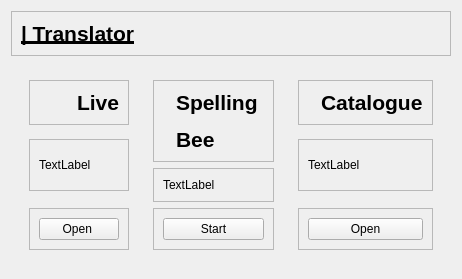
         <widget class="QWidget" name="Translator">
          <layout class="QVBoxLayout" name="verticalLayout_23">
           <item alignment="Qt::AlignTop">
            <widget class="QFrame" name="UpperTranslatorFrame">
             <property name="frameShape">
              <enum>QFrame::StyledPanel</enum>
             </property>
             <property name="frameShadow">
              <enum>QFrame::Raised</enum>
             </property>
             <layout class="QVBoxLayout" name="verticalLayout_24">
              <item>
               <widget class="QLabelThemed" name="label">
                <property name="text">
                 <string>&lt;html&gt;&lt;head/&gt;&lt;body&gt;&lt;p&gt;&lt;span style=" font-size:16pt; font-weight:700; text-decoration: underline;"&gt;| Translator&lt;/span&gt;&lt;/p&gt;&lt;/body&gt;&lt;/html&gt;</string>
                </property>
               </widget>
              </item>
             </layout>
            </widget>
           </item>
           <item>
            <widget class="QWidget" name="MainTranslatorWidget" native="true">
             <property name="sizePolicy">
              <sizepolicy hsizetype="Preferred" vsizetype="Expanding">
               <horstretch>0</horstretch>
               <verstretch>0</verstretch>
              </sizepolicy>
             </property>
             <layout class="QHBoxLayout" name="horizontalLayout_13">
              <item>
               <widget class="QWidget" name="LiveTranslationWidget" native="true">
                <layout class="QVBoxLayout" name="verticalLayout_10">
                 <item alignment="Qt::AlignTop">
                  <widget class="QFrame" name="LiveTranslationTop">
                   <property name="frameShape">
                    <enum>QFrame::StyledPanel</enum>
                   </property>
                   <property name="frameShadow">
                    <enum>QFrame::Raised</enum>
                   </property>
                   <layout class="QHBoxLayout" name="horizontalLayout_10">
                    <item alignment="Qt::AlignHCenter|Qt::AlignVCenter">
                     <widget class="QLabelThemed" name="livecameradisplay">
                      <property name="sizePolicy">
                       <sizepolicy hsizetype="Preferred" vsizetype="Preferred">
                        <horstretch>0</horstretch>
                        <verstretch>0</verstretch>
                       </sizepolicy>
                      </property>
                      <property name="lineWidth">
                       <number>0</number>
                      </property>
                      <property name="text">
                       <string />
                      </property>
                      <property name="pixmap">
                       <pixmap resource="../qss/icons/Icons.qrc">:/icons/png2svg/Camera.svg</pixmap>
                      </property>
                      <property name="scaledContents">
                       <bool>true</bool>
                      </property>
                      <property name="indent">
                       <number>1</number>
                      </property>
                     </widget>
                    </item>
                    <item>
                     <widget class="QLabelThemed" name="livelabel">
                      <property name="text">
                       <string>&lt;html&gt;&lt;head/&gt;&lt;body&gt;&lt;p&gt;&lt;span style=" font-size:16pt; font-weight:700;"&gt;Live&lt;/span&gt;&lt;/p&gt;&lt;/body&gt;&lt;/html&gt;</string>
                      </property>
                     </widget>
                    </item>
                   </layout>
                  </widget>
                 </item>
                 <item>
                  <widget class="QFrame" name="LiveTranslationInfo">
                   <property name="frameShape">
                    <enum>QFrame::StyledPanel</enum>
                   </property>
                   <property name="frameShadow">
                    <enum>QFrame::Raised</enum>
                   </property>
                   <layout class="QVBoxLayout" name="verticalLayout_12">
                    <item>
                     <widget class="QLabelThemed" name="LiveTranDescription">
                      <property name="text">
                       <string>TextLabel</string>
                      </property>
                     </widget>
                    </item>
                   </layout>
                  </widget>
                 </item>
                 <item alignment="Qt::AlignBottom">
                  <widget class="QFrame" name="LiveTranslationBottom">
                   <property name="toolTip">
                    <string>Open Live</string>
                   </property>
                   <property name="frameShape">
                    <enum>QFrame::StyledPanel</enum>
                   </property>
                   <property name="frameShadow">
                    <enum>QFrame::Raised</enum>
                   </property>
                   <layout class="QVBoxLayout" name="verticalLayout_11">
                    <item>
                     <widget class="QPushButtonThemed" name="StartLiveTranslationbutton">
                      <property name="text">
                       <string>Open </string>
                      </property>
                      <property name="iconSize">
                       <size>
                        <width>24</width>
                        <height>24</height>
                       </size>
                      </property>
                     </widget>
                    </item>
                   </layout>
                  </widget>
                 </item>
                </layout>
               </widget>
              </item>
              <item>
               <widget class="QWidget" name="SpellingBeeWidget" native="true">
                <layout class="QVBoxLayout" name="verticalLayout_13">
                 <item alignment="Qt::AlignTop">
                  <widget class="QFrame" name="BeeTopFrame">
                   <property name="frameShape">
                    <enum>QFrame::StyledPanel</enum>
                   </property>
                   <property name="frameShadow">
                    <enum>QFrame::Raised</enum>
                   </property>
                   <layout class="QHBoxLayout" name="horizontalLayout_11">
                    <item>
                     <widget class="QLabelThemed" name="label_4">
                      <property name="text">
                       <string />
                      </property>
                      <property name="pixmap">
                       <pixmap resource="../qss/icons/Icons.qrc">:/icons/png2svg/SpellingBee.svg</pixmap>
                      </property>
                     </widget>
                    </item>
                    <item>
                     <widget class="QLabelThemed" name="label_2">
                      <property name="text">
                       <string>&lt;html&gt;&lt;head/&gt;&lt;body&gt;&lt;p&gt;&lt;span style=" font-size:16pt; font-weight:700;"&gt;Spelling &lt;/span&gt;&lt;/p&gt;&lt;p&gt;&lt;span style=" font-size:16pt; font-weight:700;"&gt;       Bee&lt;/span&gt;&lt;/p&gt;&lt;/body&gt;&lt;/html&gt;</string>
                      </property>
                     </widget>
                    </item>
                   </layout>
                  </widget>
                 </item>
                 <item>
                  <widget class="QFrame" name="BeeInfoFrame">
                   <property name="frameShape">
                    <enum>QFrame::StyledPanel</enum>
                   </property>
                   <property name="frameShadow">
                    <enum>QFrame::Raised</enum>
                   </property>
                   <layout class="QVBoxLayout" name="verticalLayout_22">
                    <item>
                     <widget class="QLabelThemed" name="BeeTranDescription">
                      <property name="text">
                       <string>TextLabel</string>
                      </property>
                     </widget>
                    </item>
                   </layout>
                  </widget>
                 </item>
                 <item alignment="Qt::AlignBottom">
                  <widget class="QFrame" name="BeeTranBottomFrame">
                   <property name="frameShape">
                    <enum>QFrame::StyledPanel</enum>
                   </property>
                   <property name="frameShadow">
                    <enum>QFrame::Raised</enum>
                   </property>
                   <layout class="QVBoxLayout" name="verticalLayout_20">
                    <item>
                     <widget class="QPushButtonThemed" name="StartSpellingBeeButton">
                      <property name="toolTip">
                       <string>Start Spelling Bee</string>
                      </property>
                      <property name="text">
                       <string>Start</string>
                      </property>
                      <property name="iconSize">
                       <size>
                        <width>24</width>
                        <height>24</height>
                       </size>
                      </property>
                     </widget>
                    </item>
                   </layout>
                  </widget>
                 </item>
                </layout>
               </widget>
              </item>
              <item>
               <widget class="QWidget" name="CatalogueTranWidget" native="true">
                <layout class="QVBoxLayout" name="verticalLayout_18">
                 <item alignment="Qt::AlignTop">
                  <widget class="QFrame" name="CatalogueTranUpperframe">
                   <property name="frameShape">
                    <enum>QFrame::StyledPanel</enum>
                   </property>
                   <property name="frameShadow">
                    <enum>QFrame::Raised</enum>
                   </property>
                   <layout class="QHBoxLayout" name="horizontalLayout_12">
                    <item>
                     <widget class="QLabelThemed" name="label_8">
                      <property name="text">
                       <string />
                      </property>
                      <property name="pixmap">
                       <pixmap resource="../qss/icons/Icons.qrc">:/icons/png2svg/Catalogue.svg</pixmap>
                      </property>
                     </widget>
                    </item>
                    <item>
                     <widget class="QLabelThemed" name="label_7">
                      <property name="text">
                       <string>&lt;html&gt;&lt;head/&gt;&lt;body&gt;&lt;p&gt;&lt;span style=" font-size:16pt; font-weight:700;"&gt;Catalogue&lt;/span&gt;&lt;/p&gt;&lt;/body&gt;&lt;/html&gt;</string>
                      </property>
                     </widget>
                    </item>
                   </layout>
                  </widget>
                 </item>
                 <item>
                  <widget class="QFrame" name="CatalogueDescription">
                   <property name="frameShape">
                    <enum>QFrame::StyledPanel</enum>
                   </property>
                   <property name="frameShadow">
                    <enum>QFrame::Raised</enum>
                   </property>
                   <layout class="QVBoxLayout" name="verticalLayout_19">
                    <item>
                     <widget class="QLabelThemed" name="label_10">
                      <property name="text">
                       <string>TextLabel</string>
                      </property>
                     </widget>
                    </item>
                   </layout>
                  </widget>
                 </item>
                 <item alignment="Qt::AlignBottom">
                  <widget class="QFrame" name="TranCatBottomFrame">
                   <property name="toolTip">
                    <string>Open Catalogue</string>
                   </property>
                   <property name="frameShape">
                    <enum>QFrame::StyledPanel</enum>
                   </property>
                   <property name="frameShadow">
                    <enum>QFrame::Raised</enum>
                   </property>
                   <layout class="QVBoxLayout" name="verticalLayout_21">
                    <item>
                     <widget class="QPushButtonThemed" name="OpenCatalogueButton">
                      <property name="text">
                       <string>Open</string>
                      </property>
                      <property name="iconSize">
                       <size>
                        <width>24</width>
                        <height>24</height>
                       </size>
                      </property>
                     </widget>
                    </item>
                   </layout>
                  </widget>
                 </item>
                </layout>
               </widget>
              </item>
             </layout>
            </widget>
           </item>
          </layout>
         </widget>
